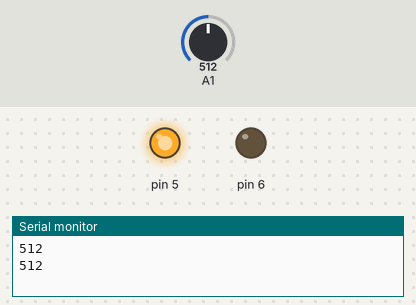
The sketch below on a simulated Arduino Uno, built with avr-gcc and run on an emulated ATmega328P. On the bench: output pins drawn as LEDs (lit = HIGH), the last lines printed to the serial monitor. The inputs (shaded band) are chosen by the test bench; at power-on: A1 = 512.

Above: at 1.8 s.
1.9 s: A1 set to 593
3.4 s: A1 set to 619
At 4.4 s:
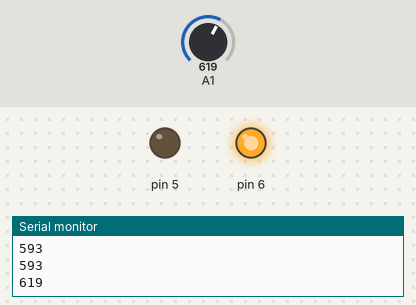
5.5 s: A1 set to 590
At 7.2 s:
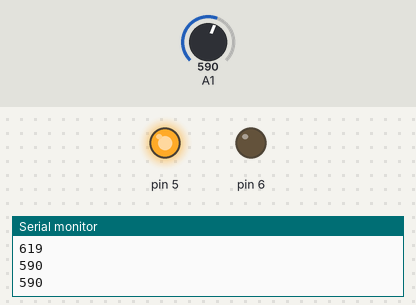
7.5 s: A1 set to 610
At 8.7 s:
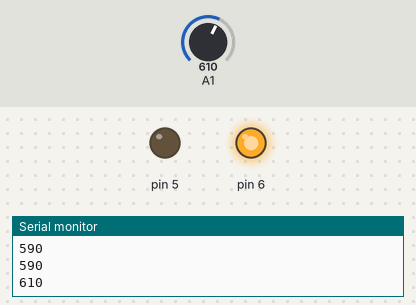
Timing chart, 0 to 10.5 s (numbered marks = the images above; inputs shaded):
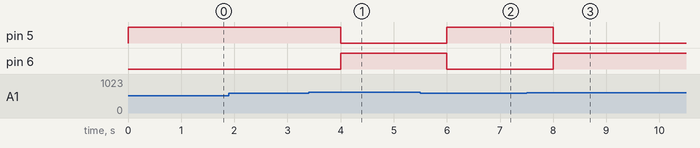

The sketch:

Demo1.ino
```cpp
void setup() {
  // put your setup code here, to run once:
  pinMode(A1, INPUT);
  pinMode(5, OUTPUT);
  pinMode(6, OUTPUT);
  Serial.begin(9600);
}

void loop() {
  // put your main code here, to run repeatedly:
  int data = analogRead(A1);
  Serial.println(data);
  if(data > 600){
    digitalWrite(6, HIGH);
    digitalWrite(5, LOW);
  }else{
    digitalWrite(5, HIGH);
    digitalWrite(6, LOW);
  }
  delay(1000);

}
```

Measured:
- the behaviour switches between 600 and 601 on A1 (found by bisection; images 0 and 1)
- after the input at 3.4 s, pin 5: HIGH → LOW after 0.60 s; pin 6: LOW → HIGH after 0.60 s
- after the input at 5.5 s, pin 5: LOW → HIGH after 0.50 s; pin 6: HIGH → LOW after 0.50 s
- after the input at 7.5 s, pin 5: HIGH → LOW after 0.50 s; pin 6: LOW → HIGH after 0.50 s
